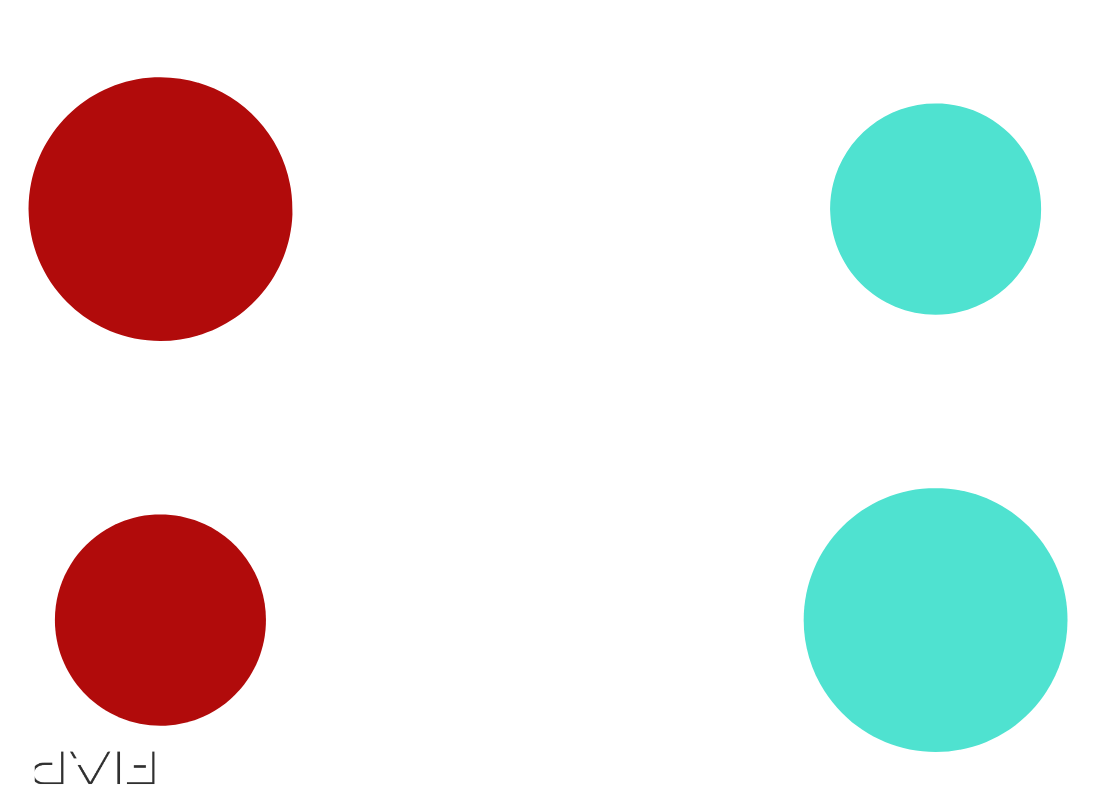
#> input picture circulos.png, 1093 x 812 px, given in place of the camera
$ python NAC.py
#> lines starting #> are read from the running program, lines starting #| are printed output that depends on the picture; after the words box and inside, x2 and y2 are one past the last pixel; in counts of white or black regions, pixels touching at a corner belong together
#> further down, frame is the input picture: shape (812, 1093, 3); mean B, G, R 225.5, 227.3, 229.2
import cv2
import os,sys, os.path
import numpy as np

#importes para emular precionamento de teclas
from pynput.keyboard import Key, Controller
import pynput
import time
import random

keys = [
    Key.right,                               # DOWN
    Key.left,                               # LEFT
]

#Inicializa o controle
keyboard = Controller()

image_lower_hsv = np.array([0, 255, 0])
image_upper_hsv = np.array([0, 255, 255])
posicao = []


def filtro_de_cor(img):
    """ retorna a imagem filtrada"""
    img_gray = cv2.cvtColor(img, cv2.COLOR_BGR2RGB)
    return img_gray

def exibir_tela(img):
  """
  ->>> !!!! FECHE A JANELA COM A TECLA ESC !!!! <<<<-
  deve receber a imagem da camera e retornar uma imagems filtrada.
  """
  image_lower_hsv = np.array([0, 255, 0])
  image_upper_hsv = np.array([0, 255, 255])
  mask_hsv = cv2.inRange(img, image_lower_hsv, image_upper_hsv)
  contornos, _ = cv2.findContours(mask_hsv, cv2.RETR_TREE, cv2.CHAIN_APPROX_SIMPLE)
  mask_rgb = cv2.cvtColor(mask_hsv, cv2.COLOR_GRAY2RGB)
  cv2.drawContours(mask_rgb, contornos, -1, [0, 255, 0], 15);

  return mask_rgb,contornos

def desenhar_cruz(img, contorno):
  cnt=contorno
  M = cv2.moments(cnt)

  #desenhar a cruz
  num = 0
  size = 20
  color = (255,0,0)
  cX = 0
  cY = 0


  if M["m00"] != 0:
    cX = int(M["m10"] / M["m00"])
    cY = int(M["m01"] / M["m00"])

    cv2.line(img,(cX - size,cY),(cX + size,cY),color,5)
    cv2.line(img,(cX,cY - size),(cX, cY + size),color,5)

    font = cv2.FONT_HERSHEY_SIMPLEX
    origem = (20,50)
    text = cY , cX
    posicao.append([cX,cY])
    cv2.putText(img, str(text), origem, font,1,(255,255,0),2,cv2.LINE_AA)
  else:
    # se não existe nada para segmentar
    cX, cY = 0, 0
    # Para escrever vamos definir uma fonte
    texto = 'Não tem nada'
    font = cv2.FONT_HERSHEY_SIMPLEX
    origem = (0,50)
    cv2.putText(img, texto, origem, font,1,(255,255,0),2,cv2.LINE_AA)

  return cX,cY, img

def controle_teclado(cX, cX2):
  if cX < cX2:
    print('Tecla: ', keys[0])
    keyboard.press(keys[0])
    time.sleep(0.09)
    keyboard.release(keys[0])
  elif cX > cX2:
    print('Tecla: ', keys[1])
    keyboard.press(keys[1])
    time.sleep(0.09)
    keyboard.release(keys[1])

def detectar_circulos(img):

  img_gray = cv2.cvtColor(img, cv2.COLOR_RGB2GRAY)
#> img_gray: shape (812, 1093)
  edges = cv2.Canny(img_gray,50,150)
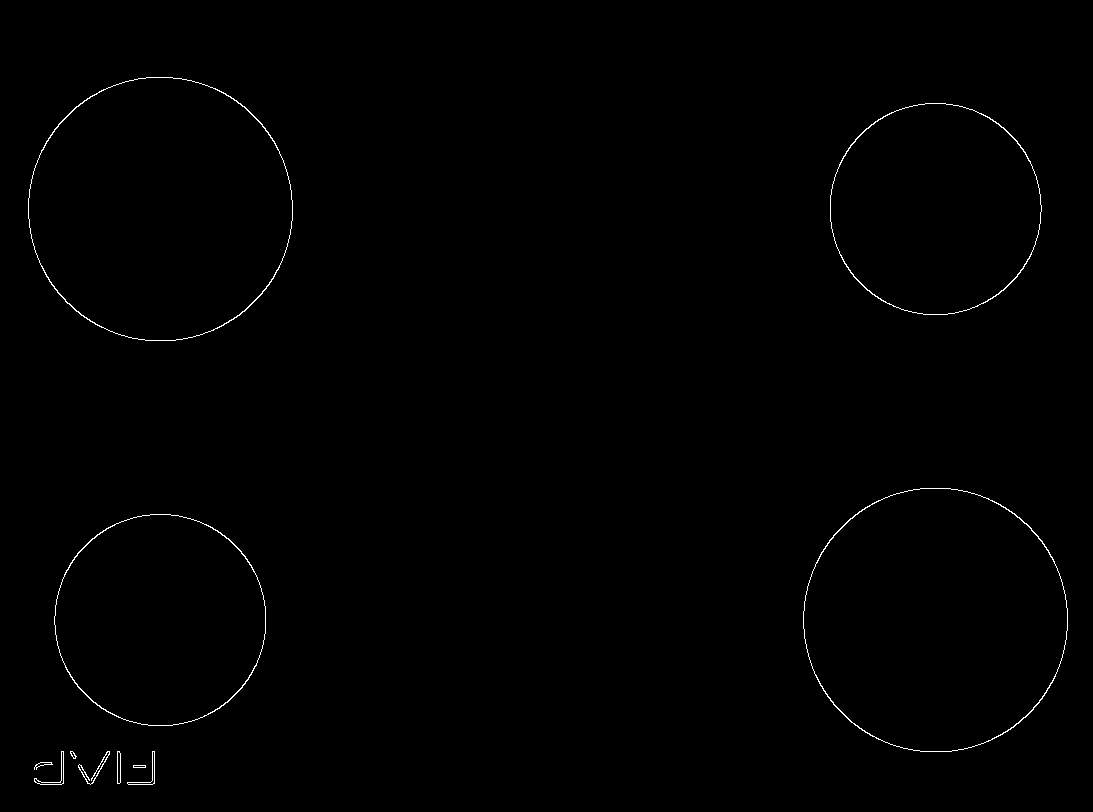
#> edges: shape (812, 1093); 0.45% white in thin lines or dots, all inside (x1, y1, x2, y2) = (28, 77, 1068, 785)
  circles=cv2.HoughCircles(img_gray,cv2.HOUGH_GRADIENT,dp=3,minDist=150,param1=120,param2=150,minRadius=50,maxRadius=150)
#> circles = [[934.5, 619.5, 131.6], [160.5, 208.5, 131.6], [160.5, 619.5, 105.2], [934.5, 208.5, 105.2]]

  bordas_rgb = cv2.cvtColor(edges, cv2.COLOR_GRAY2RGB)
  output = bordas_rgb

  # Draw circles
  if circles is not None:
      circles = np.uint16(np.around(circles))
#> circles = [[934, 620, 132], [160, 208, 132], [160, 620, 105], [934, 208, 105]]
      for i in circles[0,:]:
          # desenha o contorno do circulo
          cv2.circle(output,(i[0],i[1]),i[2],(0,255,0),2)
          # desenha no centro do circulo
          cv2.circle(output,(i[0],i[1]),2,(0,0,255),3)
#> this loop made 4 passes
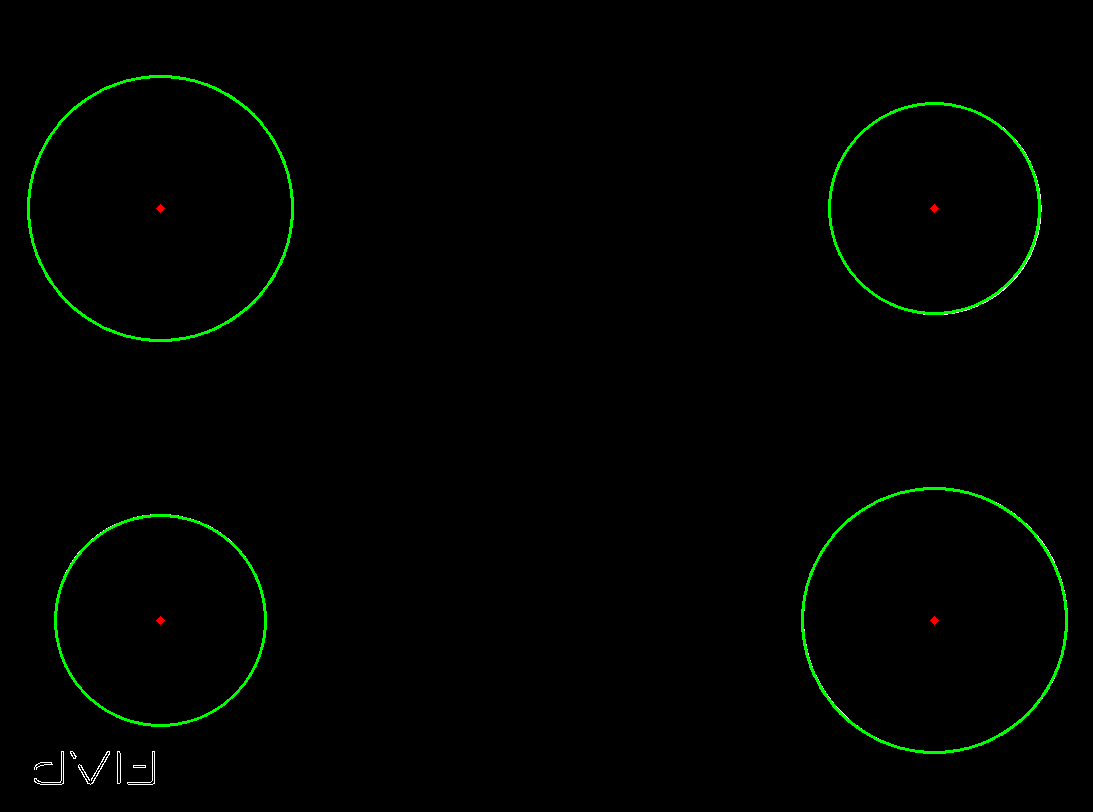
#> output: shape (812, 1093, 3); mean B, G, R 0.2, 2.7, 0.3
  return output

def tracar_linha(img,cX,cY,cX2,cY2):
  cv2.line(img, (cX,cY), (cX2,cY2), (255, 0, 0), 5)
  return img

cv2.namedWindow("preview")
# define a entrada de video para webcam
vc = cv2.VideoCapture(0)

#vc = cv2.VideoCapture("video.mp4") # para ler um video mp4

#configura o tamanho da janela
vc.set(cv2.CAP_PROP_FRAME_WIDTH, 840)
vc.set(cv2.CAP_PROP_FRAME_HEIGHT, 680)

if vc.isOpened(): # try to get the first frame
    rval, frame = vc.read()
else:
    rval = False

while rval:
  cX = 0
  cY = 0
  cX2 = 0
  cY2 = 0
  img = filtro_de_cor(frame) # passa o frame para a função imagem_da_webcam e recebe em img imagem tratada
  img = detectar_circulos(img)
  img,contorno = exibir_tela(img)
#> in exibir_tela, `mask_hsv = cv2.inRange(img, image_lower_hsv, image_upper_hsv)`:
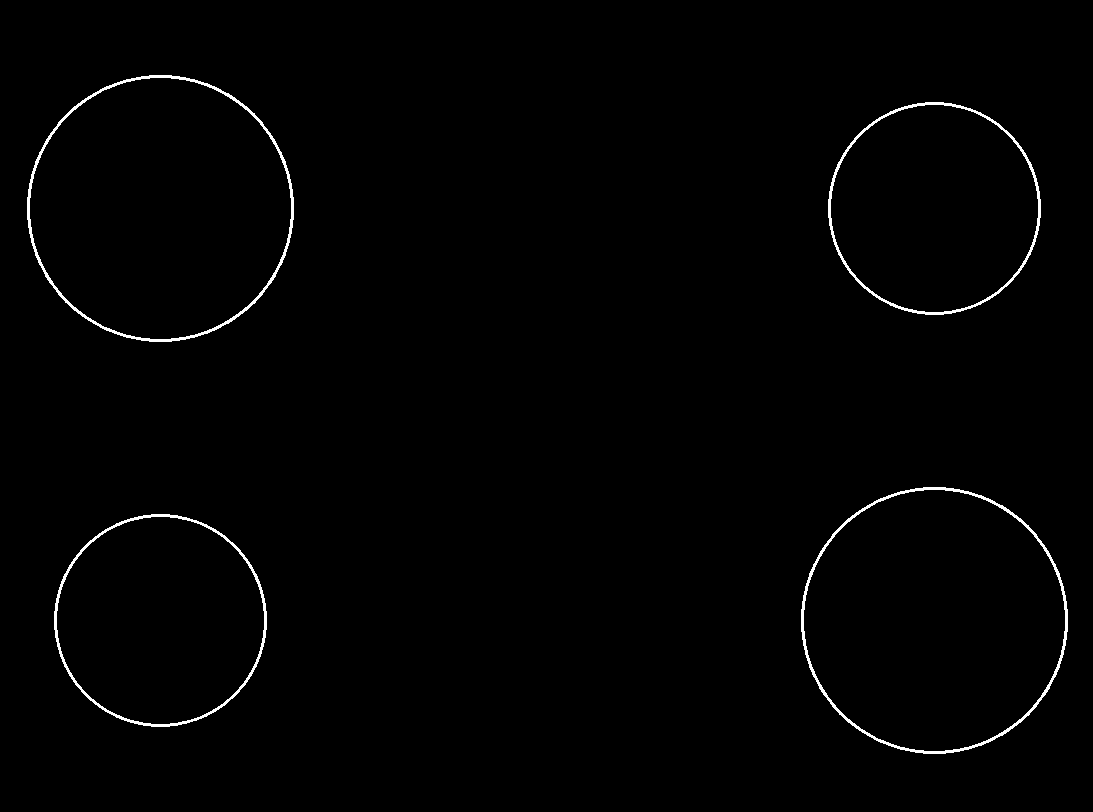
#> mask_hsv: shape (812, 1093); 0.98% white in thin lines or dots, all inside (x1, y1, x2, y2) = (27, 75, 1068, 754)
#> in exibir_tela, `contornos, _ = cv2.findContours(mask_hsv, cv2.RETR_TREE, cv2.CHAIN_APP..`: contornos = 8 contours; box (x1, y1, x2, y2) and area: (801, 487, 1068, 754) 55534, (27, 75, 294, 342) 55534, (803, 489, 1066, 752) 53816, (29, 77, 292, 340) 53816, (54, 514, 267, 727) 35267, (828, 102, 1041, 315) 35267, (56, 516, 265, 725) 33974, (830, 104, 1039, 313) 33974
#> in exibir_tela, `cv2.drawContours(mask_rgb, contornos, -1, [0, 255, 0], 15);`:
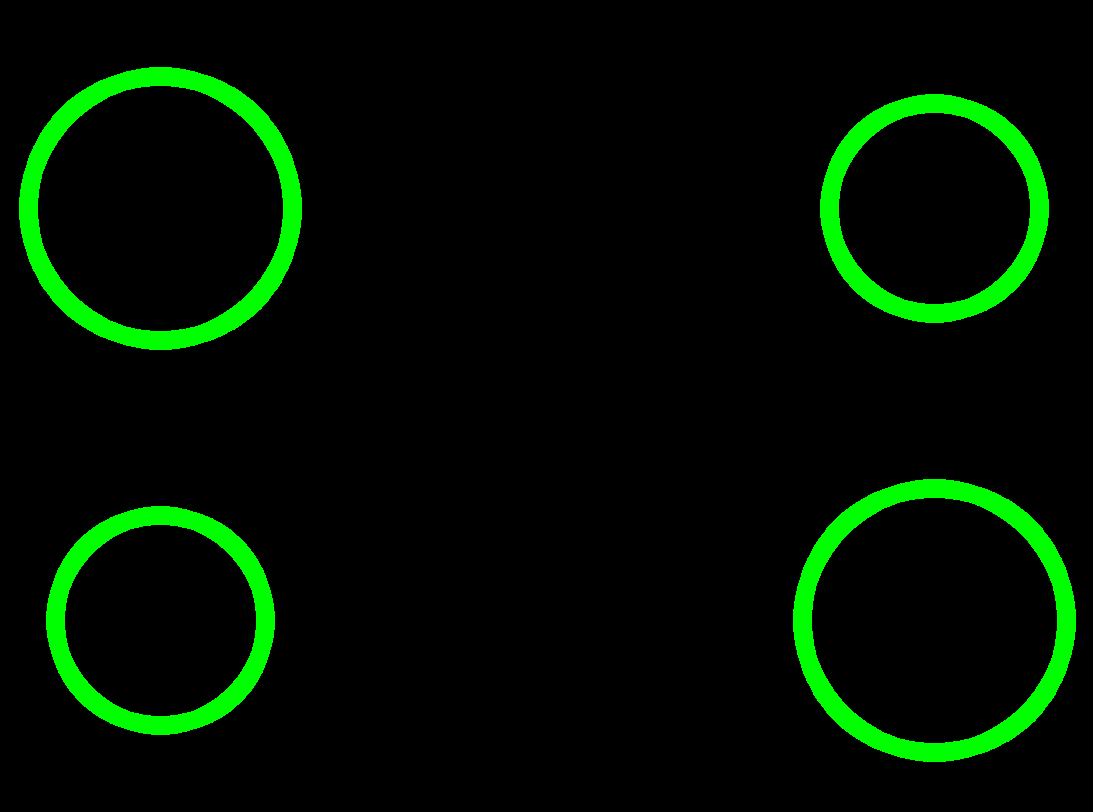
#> mask_rgb: shape (812, 1093, 3); mean B, G, R 0, 16.3, 0
#> contorno has the same summary as contornos in exibir_tela

  if len(contorno) > 2:
   cX,cY,img = desenhar_cruz(img, contorno[2])
#> in desenhar_cruz, `cnt=contorno`: cnt = contour of 378 points, box (x1, y1, x2, y2) (801, 487, 1068, 754), area 55534
#> in desenhar_cruz, `M = cv2.moments(cnt)`: M = moments, m00 55534.5, centre m10/m00, m01/m00 = (934, 620)
#> in desenhar_cruz, `cX = int(M["m10"] / M["m00"])`: cX = 934
#> in desenhar_cruz, `cY = int(M["m01"] / M["m00"])`: cY = 620
#> in desenhar_cruz, `cv2.line(img,(cX - size,cY),(cX + size,cY),color,5)`: img: shape (812, 1093, 3); 0.03% of pixels changed, all inside (x1, y1, x2, y2) = (911, 617, 958, 624)
#> in desenhar_cruz, `cv2.line(img,(cX,cY - size),(cX, cY + size),color,5)`: img: shape (812, 1093, 3); mean B, G, R 0.2, 16.3, 0
#> in desenhar_cruz, `font = cv2.FONT_HERSHEY_SIMPLEX`: font = 0
#> in desenhar_cruz, `text = cY , cX`: text = (620, 934)
#> cX = 934; cY = 620
   cX2,cY2,img = desenhar_cruz(img, contorno[1])
#> in desenhar_cruz (call 2), `cv2.line(img,(cX - size,cY),(cX + size,cY),color,5)`: img: shape (812, 1093, 3); mean B, G, R 0.7, 16.7, 0
#> in desenhar_cruz (call 2), `cv2.line(img,(cX,cY - size),(cX, cY + size),color,5)`: img: shape (812, 1093, 3); mean B, G, R 0.7, 16.7, 0
#> cX2 = 160; cY2 = 620
   img = tracar_linha(img,cX,cY,cX2,cY2)
#> in tracar_linha, `cv2.line(img, (cX,cY), (cX2,cY2), (255, 0, 0), 5)`:
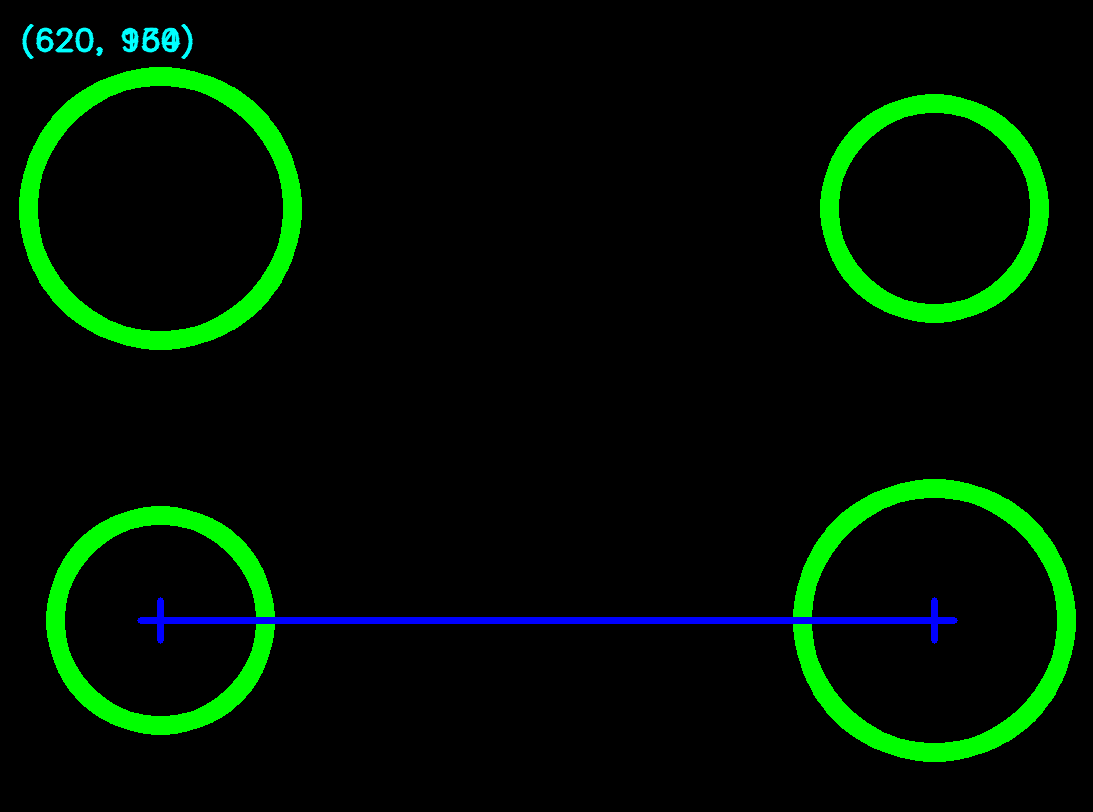
#> img: shape (812, 1093, 3); mean B, G, R 2.3, 16.7, 0


  #mask_rgb = desenha_cruz(contornos[0],mask_rgb,0,50,20,cor)
  cv2.imshow("preview", img)
  cv2.imshow("original", frame)
  rval, frame = vc.read()
  key = cv2.waitKey(20)
#> (key Esc is pressed here)
  if len(contorno) > 2:
    controle_teclado(cX, cX2)
  if key == 27: # exit on ESC
    break

cv2.destroyWindow("preview")
vc.release()
